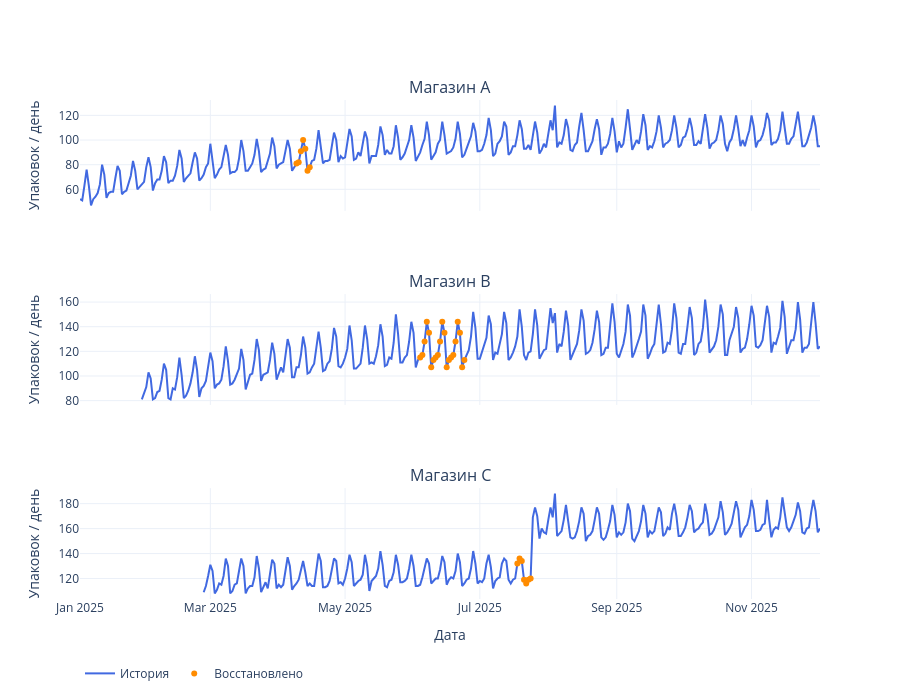

Notebook code for this chart:
### Markdown cell above
## 3. EDA: какие закономерности помогут построить прогноз?

### Code cell
missing_points = observed[observed["value"].isna()]
restored_points = train_df.merge(missing_points[["id", "timestamp"]], on=["id", "timestamp"])
display(restored_points.head())

fig = make_subplots(
    rows=3, cols=1, shared_xaxes=True, subplot_titles=["Магазин A", "Магазин B", "Магазин C"]
)
for row, (store, shop) in enumerate(train_df.groupby("id"), start=1):
    fig.add_trace(
        go.Scatter(
            x=shop["timestamp"],
            y=shop["value"],
            name="История",
            line_color="royalblue",
            legendgroup="history",
            showlegend=row == 1,
        ),
        row=row,
        col=1,
    )
    restored = restored_points[restored_points["id"] == store]
    fig.add_trace(
        go.Scatter(
            x=restored["timestamp"],
            y=restored["value"],
            mode="markers",
            name="Восстановлено",
            marker_color="darkorange",
            legendgroup="filled",
            showlegend=row == 1,
        ),
        row=row,
        col=1,
    )
fig.update_layout(
    template="plotly_white",
    height=700,
    hovermode="x unified",
    legend=dict(orientation="h", y=-0.12),
)
fig.update_yaxes(title_text="Упаковок / день")
fig.update_xaxes(title_text="Дата", row=3, col=1)
fig.show()

### Figure 1 — Plotly figure (JSON) as saved in the notebook; plotly's stock layout.template omitted (floating-point values rounded to 4 significant figures; data arrays with more than 128 entries replaced by an {"elided": "..."} marker saying what was removed)
{"data": [{"legendgroup": "history", "line": {"color": "royalblue"}, "name": "История", "showlegend": true, "type": "scatter", "x": {"elided": "336 str values"}, "xaxis": "x", "y": {"elided": "336 float values"}, "yaxis": "y"}, {"legendgroup": "filled", "marker": {"color": "darkorange"}, "mode": "markers", "name": "Восстановлено", "showlegend": true, "type": "scatter", "x": ["2025-04-09T00:00:00.000000", "2025-04-10T00:00:00.000000", "2025-04-11T00:00:00.000000", "2025-04-12T00:00:00.000000", "2025-04-13T00:00:00.000000", "2025-04-14T00:00:00.000000", "2025-04-15T00:00:00.000000"], "xaxis": "x", "y": [81.0, 82.0, 91.0, 100.0, 93.0, 75.0, 78.0], "yaxis": "y"}, {"legendgroup": "history", "line": {"color": "royalblue"}, "name": "История", "showlegend": false, "type": "scatter", "x": {"elided": "308 str values"}, "xaxis": "x2", "y": {"elided": "308 float values"}, "yaxis": "y2"}, {"legendgroup": "filled", "marker": {"color": "darkorange"}, "mode": "markers", "name": "Восстановлено", "showlegend": false, "type": "scatter", "x": ["2025-06-04T00:00:00.000000", "2025-06-05T00:00:00.000000", "2025-06-06T00:00:00.000000", "2025-06-07T00:00:00.000000", "2025-06-08T00:00:00.000000", "2025-06-09T00:00:00.000000", "2025-06-10T00:00:00.000000", "2025-06-11T00:00:00.000000", "2025-06-12T00:00:00.000000", "2025-06-13T00:00:00.000000", "2025-06-14T00:00:00.000000", "2025-06-15T00:00:00.000000", "2025-06-16T00:00:00.000000", "2025-06-17T00:00:00.000000", "2025-06-18T00:00:00.000000", "2025-06-19T00:00:00.000000", "2025-06-20T00:00:00.000000", "2025-06-21T00:00:00.000000", "2025-06-22T00:00:00.000000", "2025-06-23T00:00:00.000000", "2025-06-24T00:00:00.000000"], "xaxis": "x2", "y": [115.0, 117.0, 128.0, 144.0, 135.0, 107.0, 113.0, 115.0, 117.0, 128.0, 144.0, 135.0, 107.0, 113.0, 115.0, 117.0, 128.0, 144.0, 135.0, 107.0, 113.0], "yaxis": "y2"}, {"legendgroup": "history", "line": {"color": "royalblue"}, "name": "История", "showlegend": false, "type": "scatter", "x": {"elided": "280 str values"}, "xaxis": "x3", "y": {"elided": "280 float values"}, "yaxis": "y3"}, {"legendgroup": "filled", "marker": {"color": "darkorange"}, "mode": "markers", "name": "Восстановлено", "showlegend": false, "type": "scatter", "x": ["2025-07-18T00:00:00.000000", "2025-07-19T00:00:00.000000", "2025-07-20T00:00:00.000000", "2025-07-21T00:00:00.000000", "2025-07-22T00:00:00.000000", "2025-07-23T00:00:00.000000", "2025-07-24T00:00:00.000000"], "xaxis": "x3", "y": [132.0, 136.0, 134.0, 119.0, 116.0, 119.0, 120.0], "yaxis": "y3"}], "layout": {"annotations": [{"font": {"size": 16}, "showarrow": false, "text": "Магазин A", "x": 0.5, "xanchor": "center", "xref": "paper", "y": 1, "yanchor": "bottom", "yref": "paper"}, {"font": {"size": 16}, "showarrow": false, "text": "Магазин B", "x": 0.5, "xanchor": "center", "xref": "paper", "y": 0.6111, "yanchor": "bottom", "yref": "paper"}, {"font": {"size": 16}, "showarrow": false, "text": "Магазин C", "x": 0.5, "xanchor": "center", "xref": "paper", "y": 0.2222, "yanchor": "bottom", "yref": "paper"}], "height": 700, "hovermode": "x unified", "legend": {"orientation": "h", "y": -0.12}, "xaxis": {"anchor": "y", "domain": [0, 1], "matches": "x3", "showticklabels": false}, "xaxis2": {"anchor": "y2", "domain": [0, 1], "matches": "x3", "showticklabels": false}, "xaxis3": {"anchor": "y3", "domain": [0, 1], "title": {"text": "Дата"}}, "yaxis": {"anchor": "x", "domain": [0.7778, 1], "title": {"text": "Упаковок / день"}}, "yaxis2": {"anchor": "x2", "domain": [0.3889, 0.6111], "title": {"text": "Упаковок / день"}}, "yaxis3": {"anchor": "x3", "domain": [0, 0.2222], "title": {"text": "Упаковок / день"}}}}
